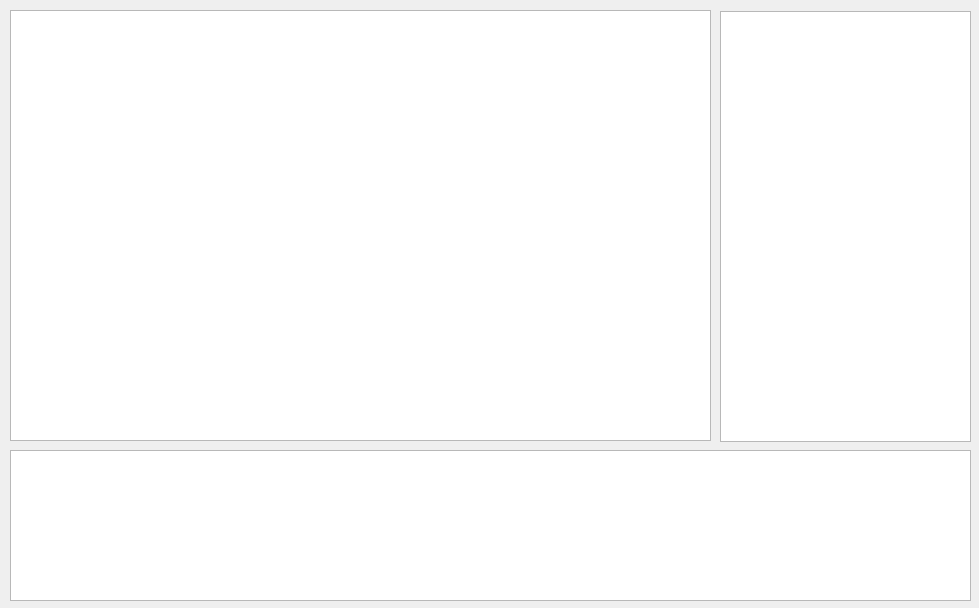
<?xml version="1.0" encoding="UTF-8"?>
<ui version="4.0">
 <class>CFrmSession</class>
 <widget class="QDialog" name="CFrmSession">
  <property name="geometry">
   <rect>
    <x>0</x>
    <y>0</y>
    <width>979</width>
    <height>608</height>
   </rect>
  </property>
  <property name="windowTitle">
   <string>Dialog</string>
  </property>
  <widget class="QTableView" name="tableView">
   <property name="geometry">
    <rect>
     <x>10</x>
     <y>10</y>
     <width>701</width>
     <height>431</height>
    </rect>
   </property>
   <property name="sizePolicy">
    <sizepolicy hsizetype="Expanding" vsizetype="Expanding">
     <horstretch>9</horstretch>
     <verstretch>0</verstretch>
    </sizepolicy>
   </property>
  </widget>
  <widget class="QListView" name="listView">
   <property name="geometry">
    <rect>
     <x>10</x>
     <y>450</y>
     <width>961</width>
     <height>151</height>
    </rect>
   </property>
  </widget>
  <widget class="QTextBrowser" name="textBrowser">
   <property name="geometry">
    <rect>
     <x>720</x>
     <y>11</y>
     <width>251</width>
     <height>431</height>
    </rect>
   </property>
   <property name="sizePolicy">
    <sizepolicy hsizetype="Minimum" vsizetype="Expanding">
     <horstretch>0</horstretch>
     <verstretch>0</verstretch>
    </sizepolicy>
   </property>
  </widget>
  <widget class="QWidget" name="verticalWidget" native="true">
   <property name="geometry">
    <rect>
     <x>0</x>
     <y>0</y>
     <width>961</width>
     <height>591</height>
    </rect>
   </property>
   <property name="sizePolicy">
    <sizepolicy hsizetype="Preferred" vsizetype="Preferred">
     <horstretch>6</horstretch>
     <verstretch>0</verstretch>
    </sizepolicy>
   </property>
   <layout class="QVBoxLayout" name="verticalLayout"/>
  </widget>
 </widget>
 <resources/>
 <connections/>
</ui>
